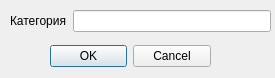
<?xml version="1.0" encoding="UTF-8"?>
<ui version="4.0">
 <class>Dialog</class>
 <widget class="QDialog" name="Dialog">
  <property name="geometry">
   <rect>
    <x>0</x>
    <y>0</y>
    <width>275</width>
    <height>78</height>
   </rect>
  </property>
  <property name="windowTitle">
   <string>Dialog</string>
  </property>
  <widget class="QWidget" name="formLayoutWidget">
   <property name="geometry">
    <rect>
     <x>10</x>
     <y>10</y>
     <width>261</width>
     <height>22</height>
    </rect>
   </property>
   <layout class="QFormLayout" name="formLayout">
    <item row="0" column="0">
     <widget class="QLabel" name="label_2">
      <property name="text">
       <string>Категория</string>
      </property>
     </widget>
    </item>
    <item row="0" column="1">
     <widget class="QLineEdit" name="line"/>
    </item>
   </layout>
  </widget>
  <widget class="QDialogButtonBox" name="buttonBox_2">
   <property name="geometry">
    <rect>
     <x>50</x>
     <y>40</y>
     <width>161</width>
     <height>32</height>
    </rect>
   </property>
   <property name="contextMenuPolicy">
    <enum>Qt::NoContextMenu</enum>
   </property>
   <property name="acceptDrops">
    <bool>true</bool>
   </property>
   <property name="orientation">
    <enum>Qt::Horizontal</enum>
   </property>
   <property name="standardButtons">
    <set>QDialogButtonBox::Cancel|QDialogButtonBox::Ok</set>
   </property>
  </widget>
 </widget>
 <resources/>
 <connections/>
</ui>
